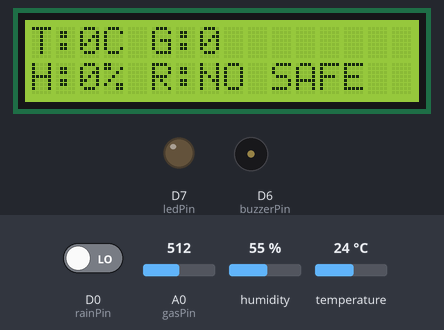
The sketch below on a simulated ESP8266 (NodeMCU). On the bench: 16×2 character LCD, output pins drawn as LEDs (lit = HIGH), buzzer (waves = sounding). The inputs (shaded band) are chosen by the test bench; at power-on: A0 (gasPin) = 512, temperature 24 °C, D0 (rainPin) LOW, humidity 55 %. WiFi joins after 1.5 s; servers stay silent unless stated.

Above: at 5.5 s.
5.6 s: A0 (gasPin) set to 390
At 9.2 s:
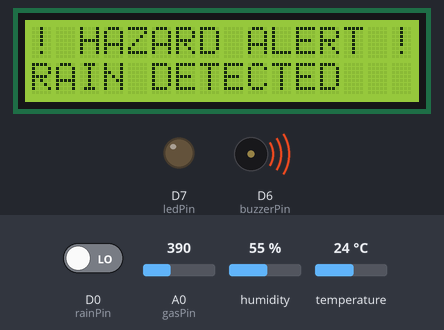
18.4 s: temperature set to 41 °C
At 24.1 s:
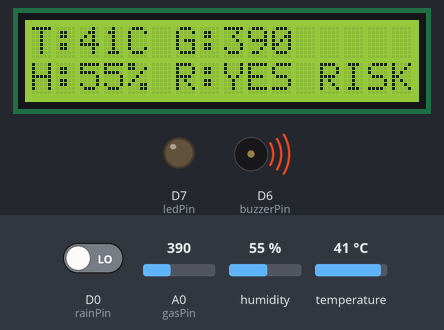
30.4 s: D0 (rainPin) driven HIGH
At 33.0 s:
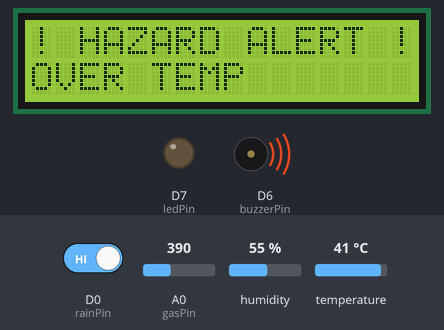
42.4 s: temperature set to 37 °C
At 48.0 s:
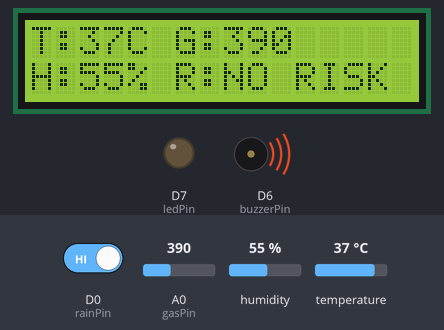
51.4 s: temperature set to 34 °C
At 54.1 s:
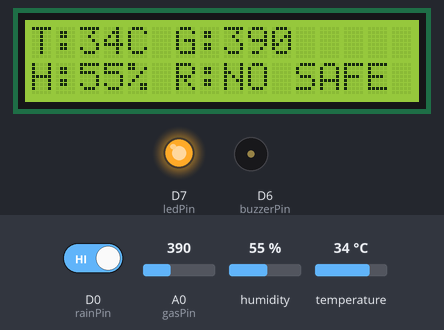
54.4 s: A0 (gasPin) set to 410
At 60.0 s:
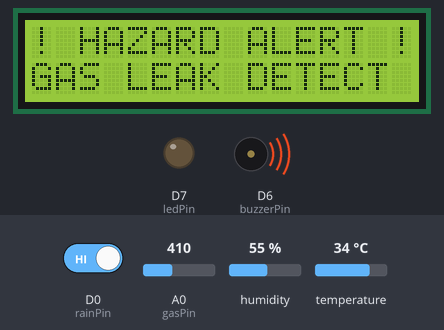
Timing chart, 0 to 61.5 s (numbered marks = the images above; inputs shaded):
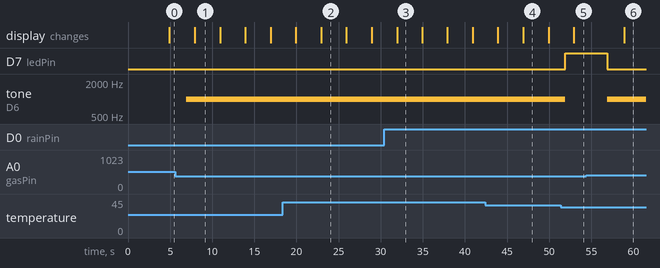

The sketch:

Vers2_Code.ino
```cpp
// SMART WEATHER & HAZARD MONITORING STATION - ESP8266 (NodeMCU) + BLYNK IOT
// Sensors : DHT11 (temperature + humidity), MQ gas sensor, rain sensor module
// Hazard  : high temperature OR high gas OR rain
// Outputs : 16x2 I2C LCD, buzzer, safe-zone LED, Blynk dashboard + notifications

// Blynk template details (must be before the includes)
#define BLYNK_TEMPLATE_ID   "Temp_Id"
#define BLYNK_TEMPLATE_NAME "Temp_Name"
#define BLYNK_AUTH_TOKEN    "Auth_Token"
#define BLYNK_PRINT Serial

#include <ESP8266WiFi.h>          // WiFi for the ESP8266
#include <BlynkSimpleEsp8266.h>   // Blynk connection
#include <Wire.h>                 // I2C for the LCD
#include <LiquidCrystal_I2C.h>    // 16x2 I2C LCD
#include <DHT.h>                  // DHT11 sensor

char ssid[] = "Wifi_Name";
char pass[] = "Wifi_Pass";

LiquidCrystal_I2C lcd(0x27, 16, 2);

// ---------- Pins ----------
#define DHTPIN D5                     // DHT11 data pin
#define DHTTYPE DHT11
DHT dht(DHTPIN, DHTTYPE);

const int gasPin    = A0;             // Gas sensor AO (through voltage divider)
const int rainPin   = D0;             // Rain module DO (LOW = rain on most modules)
const int buzzerPin = D6;             // Buzzer +
const int ledPin    = D7;             // Safe-zone LED (through 220 ohm resistor)
// LCD: SDA = D2, SCL = D1 (fixed by the board)

// ---------- Hazard thresholds ----------
const float TEMP_THRESHOLD = 35.0;    // °C, above this is a hazard
const int   GAS_THRESHOLD  = 400;     // raw 0-1023, tune after testing

BlynkTimer timer;                     // Runs tasks on a schedule without delay()

// ---------- Latest values shared between the timers ----------
float tempC = 0, humidity = 0;
int gasLevel = 0;
bool isTempHazard = false, isGasHazard = false, isRaining = false;
int lastHazardMask = 0;               // Remembers which hazards were already reported
int lcdPage = 0;                      // Which screen is showing

// Runs every 5 seconds: read sensors, decide state, send to Blynk
void readAndSend() {
  float t = dht.readTemperature();
  float h = dht.readHumidity();
  if (isnan(t) || isnan(h)) return;   // Skip this cycle if the DHT misses a read
  tempC = t;
  humidity = h;
  gasLevel = analogRead(gasPin);
  isRaining = (digitalRead(rainPin) == LOW);   // Change to HIGH if your module is reversed

  isTempHazard = (tempC > TEMP_THRESHOLD);
  isGasHazard  = (gasLevel > GAS_THRESHOLD);

  // Rain counts as a hazard, same as temperature and gas
  bool hazard = isTempHazard || isGasHazard || isRaining;

  // Local alerts
  if (hazard) {
    tone(buzzerPin, 1000);            // Buzzer on
    digitalWrite(ledPin, LOW);        // Safe LED off
  } else {
    noTone(buzzerPin);                // Buzzer off
    digitalWrite(ledPin, HIGH);       // Safe LED on
  }

  // Send readings to the Blynk dashboard
  Blynk.virtualWrite(V0, tempC);      // Temperature
  Blynk.virtualWrite(V1, humidity);   // Humidity
  Blynk.virtualWrite(V2, gasLevel);   // Gas level
  Blynk.virtualWrite(V3, hazard ? "HAZARD" : "SAFE");   // Status
  Blynk.virtualWrite(V4, isRaining ? 1 : 0);            // Rain (1 = yes, 0 = no)

  // Notification: sent when a NEW hazard appears (so rain starting during a
  // temperature hazard still sends an alert, but nothing repeats every 5 s)
  int hazardMask = (isTempHazard ? 1 : 0) | (isGasHazard ? 2 : 0) | (isRaining ? 4 : 0);
  if ((hazardMask & ~lastHazardMask) != 0) {
    String msg = "Hazard! ";
    if (isTempHazard) msg += "High temp " + String((int)tempC) + "C. ";
    if (isGasHazard)  msg += "Gas level " + String(gasLevel) + ". ";
    if (isRaining)    msg += "Rain detected.";
    Blynk.logEvent("hazard_alert", msg);
  }
  lastHazardMask = hazardMask;
}

// Runs every 3 seconds: update the LCD (alternates two screens during a hazard)
void updateLCD() {
  int hazardCount = isTempHazard + isGasHazard + isRaining;   // How many hazards are active
  bool hazard = (hazardCount > 0);
  lcd.clear();
  if (hazard && lcdPage == 0) {
    lcd.setCursor(0, 0);
    lcd.print("! HAZARD ALERT !");
    lcd.setCursor(0, 1);
    if (hazardCount > 1)       lcd.print("MULTIPLE HAZARDS");
    else if (isTempHazard)     lcd.print("OVER TEMP");
    else if (isGasHazard)      lcd.print("GAS LEAK DETECT");
    else                       lcd.print("RAIN DETECTED");
    lcdPage = 1;
  } else {
    lcd.setCursor(0, 0);
    lcd.print("T:");   lcd.print((int)tempC);
    lcd.print("C G:"); lcd.print(gasLevel);
    lcd.setCursor(0, 1);
    lcd.print("H:");   lcd.print((int)humidity);
    lcd.print("% R:"); lcd.print(isRaining ? "YES " : "NO ");
    lcd.print(hazard ? "RISK" : "SAFE");
    lcdPage = 0;
  }
}

void setup() {
  Serial.begin(115200);
  dht.begin();
  lcd.init();
  lcd.backlight();
  pinMode(buzzerPin, OUTPUT);
  pinMode(ledPin, OUTPUT);
  pinMode(rainPin, INPUT);
  lcd.print(" Monitoring System ");
  lcd.setCursor(0, 1);
  lcd.print(" CONNECTING...");

  Blynk.begin(BLYNK_AUTH_TOKEN, ssid, pass);   // Connects WiFi + Blynk
  timer.setInterval(5000L, readAndSend);       // Sensor read + upload every 5 s
  timer.setInterval(3000L, updateLCD);         // LCD refresh every 3 s
}

void loop() {
  Blynk.run();   // Keeps the cloud connection alive
  timer.run();   // Fires the scheduled tasks
}
```

Measured:
- the behaviour switches between 36 and 35 °C on temperature (found by bisection; images 4 and 5)
- the behaviour switches between 400 and 401 on A0 (gasPin) (found by bisection; images 5 and 6)
- after the input at 5.6 s, the display: changes after 2.3 s (image 1)
- after the input at 18.4 s, the display: first differs from a run without the input after 4.5 s (image 2)
- after the input at 30.4 s, the display: changes after 1.6 s (image 3)
- after the input at 42.4 s, the display: first differs from a run without the input after 4.6 s (image 4)
- after the input at 51.4 s, D7 (ledPin): LOW → HIGH after 0.52 s; tone on D6 (buzzerPin): 1000 Hz → silent after 0.52 s; the display: changes after 1.5 s (image 5)
- after the input at 54.4 s, D7 (ledPin): HIGH → LOW after 2.5 s; tone on D6 (buzzerPin): silent → 1000 Hz after 2.5 s; the display: changes after 4.5 s (image 6)
